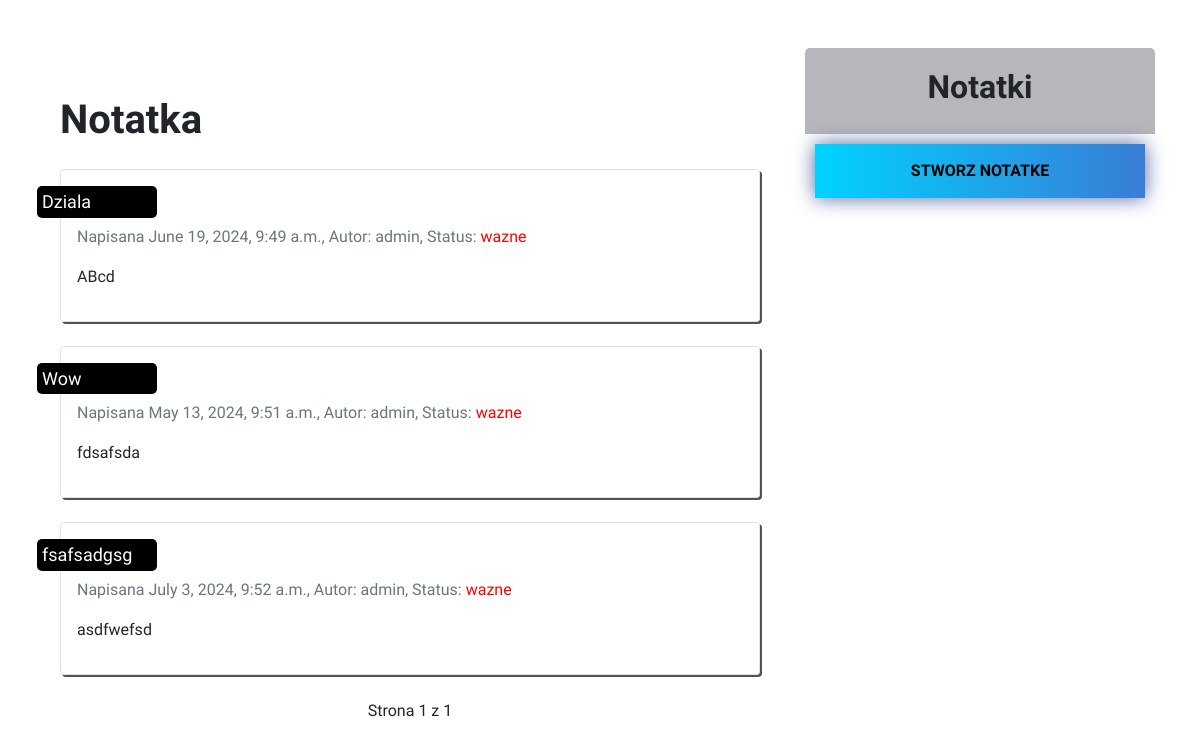
Page /note/ on the earlier database version.
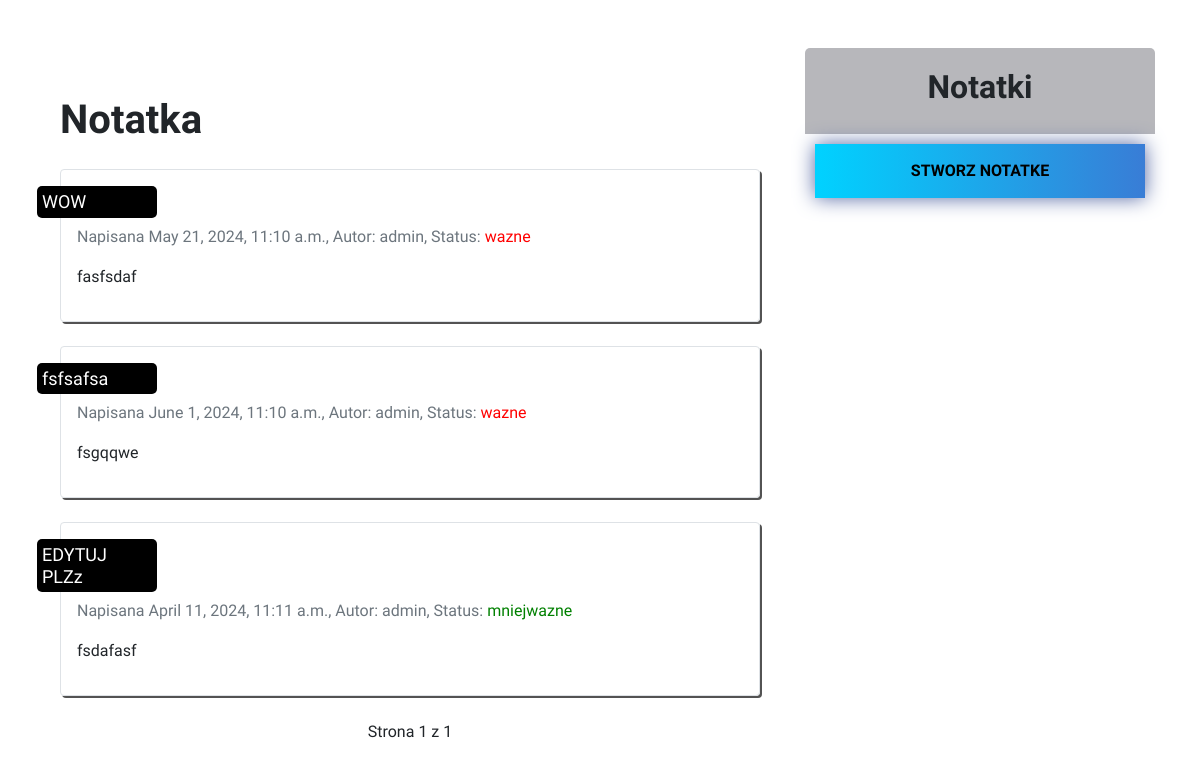
Same page on the later database version.
### aplikacja/models.py (models this page shows)
class Notatka(models.Model):
    STATUS_CHOICES = (
        ('mniejwazne', 'Mniejwazne'),
        ('wazne', 'Wazne')
    )
    title = models.CharField(max_length=250)
    author = models.ForeignKey(User,
                               on_delete=models.CASCADE,
                               related_name='notatki')
    body = models.TextField()
    publish = models.DateTimeField(default=timezone.now)
    created = models.DateTimeField(auto_now_add=True)
    updated = models.DateTimeField(auto_now=True)
    status = models.CharField(max_length=10,
                              choices=STATUS_CHOICES,
                              default='mniejwazne')
    def get_absolute_url(self):
        return reverse("aplikacja:note_detail",
                       args=[self.publish.year,
                             self.publish.month,
                             self.publish.day,
                            ])

### aplikacja/views.py (the view)
# urls.py: path('', views.NoteListView.as_view(),name='note-list'),
class NoteListView(ListView):
    queryset = Notatka.objects.all().filter(status__in=('wazne', 'mniejwazne')).order_by('-status')
    context_object_name = 'notes'
    paginate_by = 3
    template_name = "post/list.html"

### aplikacja/templates/post/list.html (shortened to what this page needs)
{% extends "base.html" %}
{% load static %}
{% block content %}
    <div class="container">
        <h1 class="mt-5">Notatka</h1>
        {% for note in notes %}
            <div class="note my-4 p-3 border rounded" id="Notatka">
                    <a href="{{ note.get_absolute_url }}" >
                        <h2>{{ note.title }}</h2>
                    </a>
                <p class="date text-muted">
                     {% if note.status == "wazne" %}
                         Napisana {{ note.publish }}, Autor: {{ note.author }}, Status: <span style = "color: red;">{{ note.status }}</span>
                    {% endif %}
                {% if note.status == "mniejwazne" %}
                     Napisana {{ note.publish }}, Autor: {{ note.author }}, Status: <span style = "color: green;">{{ note.status }}</span>
                    {% endif %}
                </p>
                <p class="note-body">
                    {{ note.body|truncatewords:30|linebreaks }}
                </p>
            </div>
        {% endfor %}
        <nav aria-label="Page navigation">
            {% include "pagination.html" with page=page_obj %}
        </nav>
    </div>
{% endblock %}

### aplikacja/templates/base.html (shortened to what this page needs)
{% load static %}
<!DOCTYPE html>
<html lang="pl-PL">
<head>
    <link href="https://stackpath.bootstrapcdn.com/bootstrap/4.5.2/css/bootstrap.min.css" rel="stylesheet">
    <link href="{% static 'css/index.css' %}" rel="stylesheet">
    <link href="{% static 'css/notatka.css' %}" rel="stylesheet">
</head>
<body>
    <div class="container mt-5">
        <div class="row">
            <div id="content" class="col-md-8">
                {% block content %}
                {% endblock %}
            </div>
            <div id="sidebar" class="col-md-4">
                <div class="back">
                     <h2>Notatki</h2>
                </div>
                <a class="create" href="/note/create">Stworz Notatke</a>
            </div>
        </div>
    </div>
</body>
</html>

### aplikacja/templates/pagination.html (shortened to what this page needs)
<div class="pagination">
    <span class="step-links">
        <span class="current">
            Strona {{ page.number }} z {{ page.paginator.num_pages }}
        </span>
    </span>
</div>

### aplikacja/static/css/index.css (style rules this page uses)
* { margin: 0; padding: 0; box-sizing: border-box; font-family: "Quicksand", sans-serif; font-optical-sizing: auto; font-weight: bolder; font-weight: 400; }
.container h1 { margin-bottom: 25px; font-weight: bolder; }
#Notatka { margin-bottom: 20px; border: 1px solid black; border-radius: 5px; padding: 20px; width: 600px; box-shadow: 2px 2px 0 0 rgb(83, 83, 83); transition: box-shadow 0.5s ease; height: auto; width: auto; }
#Notatka p { width: auto; text-align: justify; }
.row { width: auto; }
#Notatka a { text-decoration: none; transition: 0.5s; color: white; }
#Notatka h2 { font-size: large; margin-bottom: 7px; background-color: black; width: 120px; border-radius: 5px; text-align: justify; position: relative; right: 40px; padding: 5px; transition: right 0.5s ease; }
.back { background-color: rgb(183, 183, 187); padding: 20px; border-top-left-radius: 5px; border-top-right-radius: 5px; text-align: center; }
.back h2 { font-weight: bolder; }
.create { background-image: linear-gradient(to right, #00d2ff 0%, #3a7bd5 51%, #00d2ff 100%); margin: 10px; padding: 15px 45px; text-align: center; text-transform: uppercase; transition: 0.5s; background-size: 200% auto; color: black; font-weight: bold; box-shadow: 0 0 20px #5366a3; display: block; border: none; }
.pagination { display: flex; justify-content: center; align-items: center; font-family: "Quicksand", sans-serif; font-size: 16px; margin: 20px 0; }
.row { flex-wrap:wrap; }

### aplikacja/static/css/notatka.css (style rules this page uses)
* { margin: 0; padding: 0; box-sizing: border-box; font-family: "Quicksand", sans-serif; font-optical-sizing: auto; font-weight: bolder; font-weight: 400; }
.back { background-color: rgb(183, 183, 187); padding: 20px; border-top-left-radius: 5px; border-top-right-radius: 5px; text-align: center; }
.back h2 { font-weight: bolder; }
.create { background-image: linear-gradient(to right, #00d2ff 0%, #3a7bd5 51%, #00d2ff 100%); margin: 10px; padding: 15px 45px; text-align: center; text-transform: uppercase; transition: 0.5s; background-size: 200% auto; color: black; font-weight: bold; box-shadow: 0 0 20px #5366a3; display: block; }

Differences in the rows shown:
removed Notatka: title "Dziala", publish "June 19, 2024, 9:49 a.m.", author "admin", status "wazne", body "ABcd"
removed Notatka: title "Wow", publish "May 13, 2024, 9:51 a.m.", author "admin", status "wazne", body "fdsafsda"
removed Notatka: title "fsafsadgsg", publish "July 3, 2024, 9:52 a.m.", author "admin", status "wazne", body "asdfwefsd"
added Notatka: title "WOW", publish "May 21, 2024, 11:10 a.m.", author "admin", status "wazne", body "fasfsdaf"
added Notatka: title "fsfsafsa", publish "June 1, 2024, 11:10 a.m.", author "admin", status "wazne", body "fsgqqwe"
added Notatka: title "EDYTUJ PLZz", publish "April 11, 2024, 11:11 a.m.", author "admin", status "mniejwazne", body "fsdafasf"
